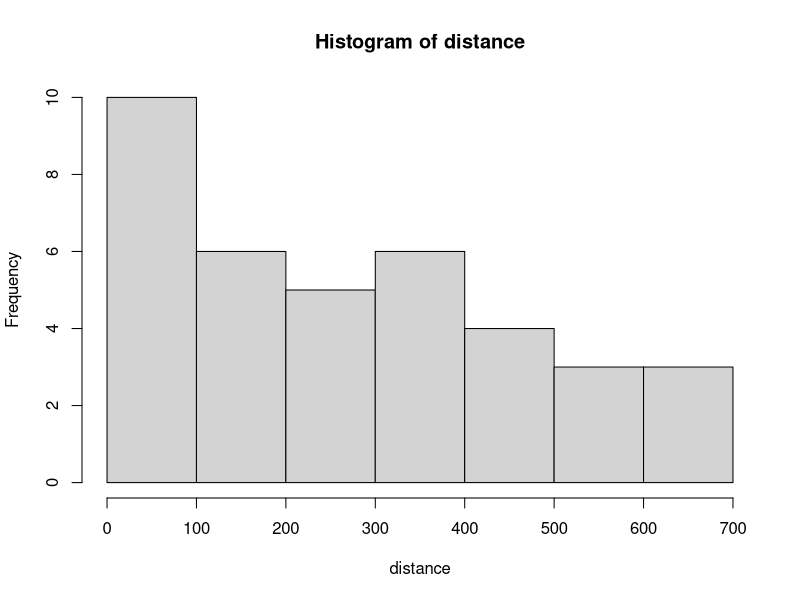
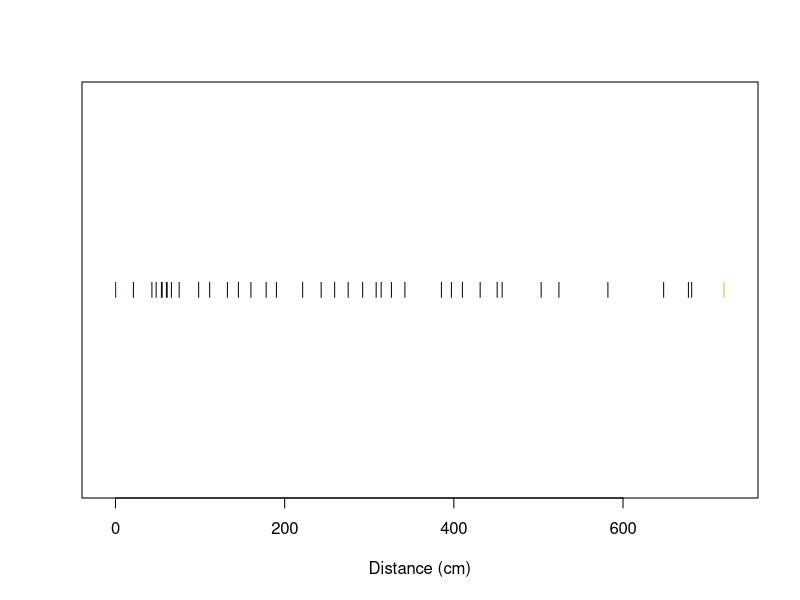

Recreate these plots in R, in order.
result = read.csv("results.csv", header = TRUE)
distance = result$Distance
summary(distance)
sd(distance)
hist(distance)

png("earth-moon.png", width = 600, height = 200)
stripchart(distance, pch='|', xlim=c(-10,730), ylim=c(0, 2), xlab="Distance (cm)")
points(c(0), c(1), pch="|", col="blue")
points(c(719), c(1), pch="|", col="orange")
dev.off()

